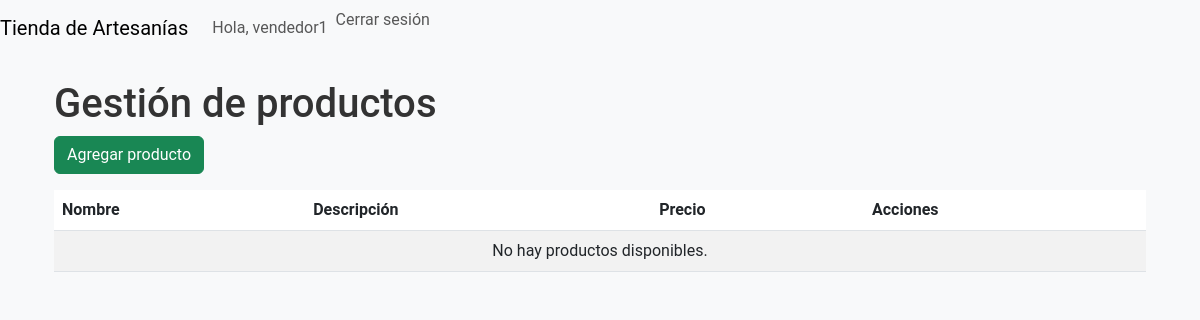
The page /vendedor/ (signed in) on the database as committed earlier.
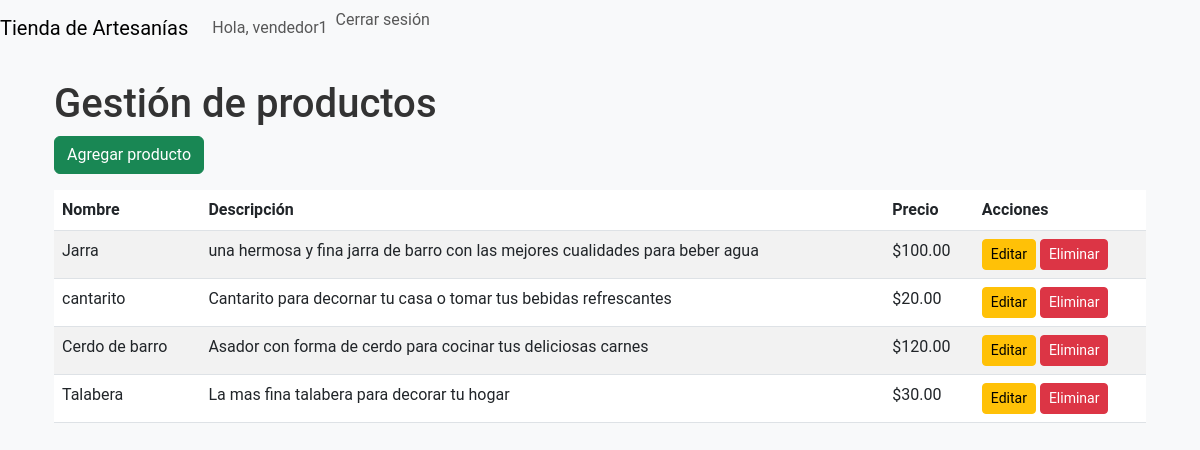
The same page on the database as committed later.
### tienda/models.py (models this page shows, shortened)
class Producto(models.Model):
    nombre = models.CharField(max_length=100)
    descripcion = models.TextField()
    precio = models.DecimalField(max_digits=10, decimal_places=2)
    imagen = models.ImageField(upload_to='productos/', null=True, blank=True)  # Este es el campo para las imágenes
    vendedor = models.ForeignKey(Vendedor, on_delete=models.CASCADE, related_name='productos')

### tienda/views.py (the view)
# urls.py: path('vendedor/', views.vista_vendedor, name='vista_vendedor'),
@login_required
def vista_vendedor(request):
    if hasattr(request.user, 'vendedor'):
        productos = Producto.objects.filter(vendedor=request.user.vendedor)
        return render(request, 'tienda/vendedor.html', {'productos': productos})
    return redirect('vista_comprador')

### tienda/templates/tienda/vendedor.html (shortened to what this page needs)
{% extends "tienda/base.html" %}
{% block content %}
<div class="container mt-4">
    <h1>Gestión de productos</h1>
    <a href="{% url 'agregar_producto' %}" class="btn btn-success mb-3">Agregar producto</a>
    <table class="table table-striped">
        <thead class="thead-dark">
            <tr>
                <th>Nombre</th>
                <th>Descripción</th>
                <th>Precio</th>
                <th>Acciones</th>
            </tr>
        </thead>
        <tbody>
            {% for producto in productos %}
            <tr>
                <td>{{ producto.nombre }}</td>
                <td>{{ producto.descripcion }}</td>
                <td>${{ producto.precio }}</td>
                <td>
                    <a href="{% url 'editar_producto' producto.id %}" class="btn btn-warning btn-sm">Editar</a>
                    <form action="{% url 'eliminar_producto' producto.id %}" method="post" style="display:inline;">
                        <button type="submit" class="btn btn-danger btn-sm">Eliminar</button>
                    </form>
                </td>
            </tr>
            {% empty %}
            <tr>
                <td colspan="4" class="text-center">No hay productos disponibles.</td>
            </tr>
            {% endfor %}
        </tbody>
    </table>
</div>
{% endblock %}

Rows that differ between the two databases and show on the page:
now on this page (row unchanged): Producto: nombre "Jarra", descripcion "una hermosa y fina jarra de barro con las mejores cualidades para beber agua", precio "100.00"
added Producto: nombre "cantarito", descripcion "Cantarito para decornar tu casa o tomar tus bebidas refrescantes", precio "20.00"
added Producto: nombre "Cerdo de barro", descripcion "Asador con forma de cerdo para cocinar tus deliciosas carnes", precio "120.00"
added Producto: nombre "Talabera", descripcion "La mas fina talabera para decorar tu hogar", precio "30.00"
Other text that changed with them:
text no longer shown: "No hay productos disponibles."
